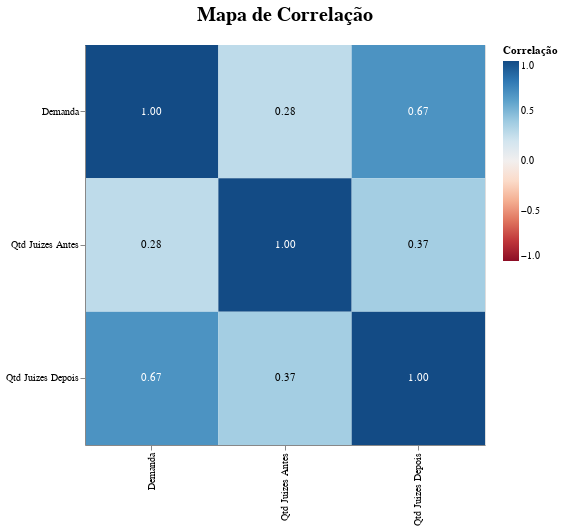

Here is the notebook cell this chart was saved with:
### Code cell
# Calcula correlação
corr = df_demanda_vara_x_juize_x1[['Demanda', 'Qtd Juizes Antes', 'Qtd Juizes Depois']].corr()

# Transforma em formato longo
corr_melt = corr.reset_index().melt(id_vars="index")
corr_melt.columns = ["Variável1", "Variável2", "Correlação"]

# Heatmap
heatmap = alt.Chart(corr_melt).mark_rect().encode(
    x=alt.X("Variável1:O", title=""),
    y=alt.Y("Variável2:O", title=""),
    color=alt.Color("Correlação:Q", scale=alt.Scale(scheme="redblue", domain=(-1,1))),
    tooltip=["Variável1", "Variável2", alt.Tooltip("Correlação:Q", format=".2f")]
).properties(
    width=400,
    height=400,
    title={
        "text": "Mapa de Correlação",
        "fontSize": 20,
        "offset": 20
    }
    
)

# Adiciona valores no meio das células
text = alt.Chart(corr_melt).mark_text(baseline="middle").encode(
    x="Variável1:O",
    y="Variável2:O",
    text=alt.Text("Correlação:Q", format=".2f"),
    color=alt.condition(
        "datum.Correlação > 0.5 || datum.Correlação < -0.5",
        alt.value("white"),
        alt.value("black")
    )
)

final_heatmap = heatmap + text
final_heatmap

### Figure 1 — Vega-Lite specification as saved in the notebook (floating-point values rounded to 4 significant figures)
{"config": {"view": {"continuousWidth": 300, "continuousHeight": 300}}, "layer": [{"mark": {"type": "rect"}, "encoding": {"color": {"field": "Correlação", "scale": {"domain": [-1, 1], "scheme": "redblue"}, "type": "quantitative"}, "tooltip": [{"field": "Variável1", "type": "nominal"}, {"field": "Variável2", "type": "nominal"}, {"field": "Correlação", "format": ".2f", "type": "quantitative"}], "x": {"field": "Variável1", "title": "", "type": "ordinal"}, "y": {"field": "Variável2", "title": "", "type": "ordinal"}}, "title": {"text": "Mapa de Correlação", "fontSize": 20, "offset": 20}}, {"mark": {"type": "text", "baseline": "middle"}, "encoding": {"color": {"condition": {"test": "datum.Correlação > 0.5 || datum.Correlação < -0.5", "value": "white"}, "value": "black"}, "text": {"field": "Correlação", "format": ".2f", "type": "quantitative"}, "x": {"field": "Variável1", "type": "ordinal"}, "y": {"field": "Variável2", "type": "ordinal"}}}], "data": {"name": "data-302b7c2770d429a6f68c40869879fac4"}, "height": 400, "width": 400, "$schema": "https://vega.github.io/schema/vega-lite/v5.20.1.json", "datasets": {"data-302b7c2770d429a6f68c40869879fac4": [{"Variável1": "Demanda", "Variável2": "Demanda", "Correlação": 1.0}, {"Variável1": "Qtd Juizes Antes", "Variável2": "Demanda", "Correlação": 0.2755}, {"Variável1": "Qtd Juizes Depois", "Variável2": "Demanda", "Correlação": 0.6737}, {"Variável1": "Demanda", "Variável2": "Qtd Juizes Antes", "Correlação": 0.2755}, {"Variável1": "Qtd Juizes Antes", "Variável2": "Qtd Juizes Antes", "Correlação": 1.0}, {"Variável1": "Qtd Juizes Depois", "Variável2": "Qtd Juizes Antes", "Correlação": 0.3727}, {"Variável1": "Demanda", "Variável2": "Qtd Juizes Depois", "Correlação": 0.6737}, {"Variável1": "Qtd Juizes Antes", "Variável2": "Qtd Juizes Depois", "Correlação": 0.3727}, {"Variável1": "Qtd Juizes Depois", "Variável2": "Qtd Juizes Depois", "Correlação": 1.0}]}}
